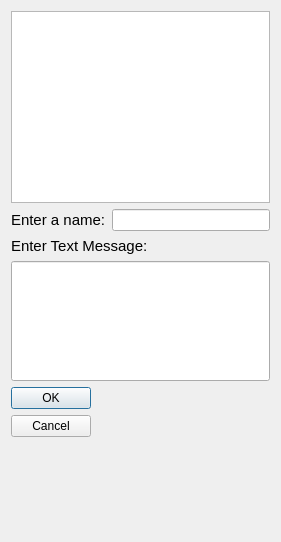
<?xml version="1.0" encoding="UTF-8"?>
<ui version="4.0">
 <class>WriteMes</class>
 <widget class="QDialog" name="WriteMes">
  <property name="geometry">
   <rect>
    <x>0</x>
    <y>0</y>
    <width>281</width>
    <height>542</height>
   </rect>
  </property>
  <property name="windowTitle">
   <string>Dialog</string>
  </property>
  <layout class="QVBoxLayout" name="verticalLayout_2">
   <item>
    <widget class="QListView" name="listView_seeUs2"/>
   </item>
   <item>
    <layout class="QHBoxLayout" name="horizontalLayout">
     <item>
      <widget class="QLabel" name="label">
       <property name="font">
        <font>
         <pointsize>11</pointsize>
        </font>
       </property>
       <property name="text">
        <string>Enter a name:</string>
       </property>
      </widget>
     </item>
     <item>
      <widget class="QLineEdit" name="lineEdit_ente_name_to_sent"/>
     </item>
    </layout>
   </item>
   <item>
    <layout class="QVBoxLayout" name="verticalLayout">
     <item>
      <widget class="QLabel" name="label_2">
       <property name="sizePolicy">
        <sizepolicy hsizetype="Minimum" vsizetype="Minimum">
         <horstretch>0</horstretch>
         <verstretch>0</verstretch>
        </sizepolicy>
       </property>
       <property name="minimumSize">
        <size>
         <width>1</width>
         <height>0</height>
        </size>
       </property>
       <property name="font">
        <font>
         <pointsize>11</pointsize>
        </font>
       </property>
       <property name="text">
        <string>Enter Text Message:</string>
       </property>
      </widget>
     </item>
     <item>
      <widget class="QLineEdit" name="lineEdit_enter_text_to_sent">
       <property name="sizePolicy">
        <sizepolicy hsizetype="MinimumExpanding" vsizetype="MinimumExpanding">
         <horstretch>0</horstretch>
         <verstretch>0</verstretch>
        </sizepolicy>
       </property>
      </widget>
     </item>
    </layout>
   </item>
   <item>
    <widget class="QDialogButtonBox" name="buttonBox">
     <property name="orientation">
      <enum>Qt::Vertical</enum>
     </property>
     <property name="standardButtons">
      <set>QDialogButtonBox::Cancel|QDialogButtonBox::Ok</set>
     </property>
    </widget>
   </item>
  </layout>
 </widget>
 <resources/>
 <connections>
  <connection>
   <sender>buttonBox</sender>
   <signal>accepted()</signal>
   <receiver>WriteMes</receiver>
   <slot>accept()</slot>
   <hints>
    <hint type="sourcelabel">
     <x>248</x>
     <y>254</y>
    </hint>
    <hint type="destinationlabel">
     <x>157</x>
     <y>274</y>
    </hint>
   </hints>
  </connection>
  <connection>
   <sender>buttonBox</sender>
   <signal>rejected()</signal>
   <receiver>WriteMes</receiver>
   <slot>reject()</slot>
   <hints>
    <hint type="sourcelabel">
     <x>316</x>
     <y>260</y>
    </hint>
    <hint type="destinationlabel">
     <x>286</x>
     <y>274</y>
    </hint>
   </hints>
  </connection>
 </connections>
</ui>
